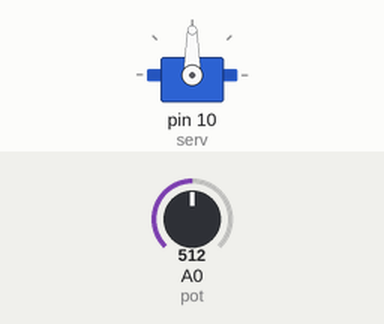
Recording of a sketch running on a simulated Arduino Uno, built with avr-gcc and run on an emulated ATmega328P. On the bench: servo. Inputs (shaded band) come from the test bench; at power-on: A0 (pot) = 512.

Above: at 1.2 s.
1.3 s: A0 (pot) set to 716
At 2.5 s:
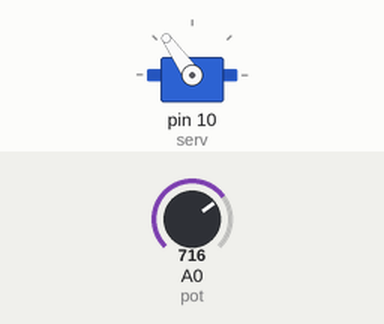
2.8 s: A0 (pot) set to 900
At 4.0 s:
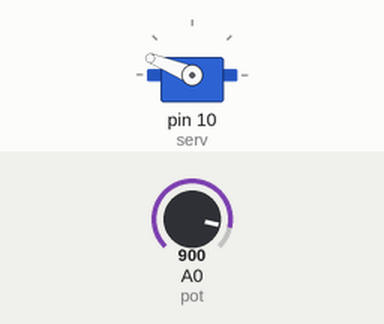
4.3 s: A0 (pot) set to 1023
At 5.5 s:
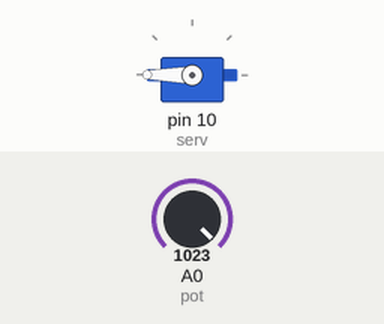
5.8 s: A0 (pot) set to 306
At 6.1 s:
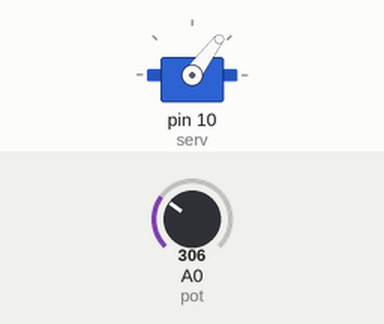
7.3 s: A0 (pot) set to 122
At 7.6 s:
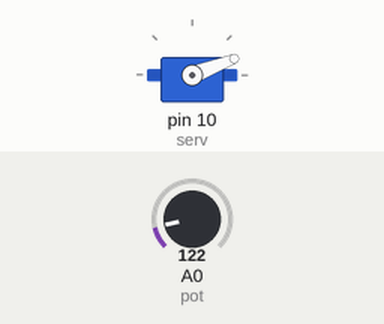
Timing chart, 0 to 9.8 s (numbered marks = the images above; inputs shaded):
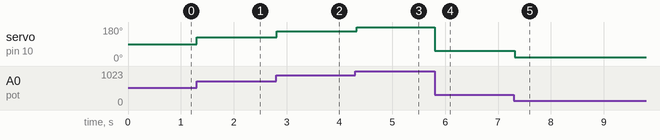

The sketch:

P20_Servomotor_sg90.ino
```cpp
int pot = A0;
#include <Servo.h>
  Servo serv;
void setup() {
  // put your setup code here, to run once:
  serv.attach(10);
}

void loop() {
  // put your main code here, to run repeatedly:
  int v = analogRead(pot);
  v = map(v,0,1023,0,180);
  serv.write(v);
  delay(30);


}
```

Measured:
- after the input at 1.3 s, servo on pin 10 (serv): 90° → 125° at once
- after the input at 2.8 s, servo on pin 10 (serv): 125° → 158° at once
- after the input at 4.3 s, servo on pin 10 (serv): 158° → 180° at once
- after the input at 5.8 s, servo on pin 10 (serv): 180° → 53° at once
- after the input at 7.3 s, servo on pin 10 (serv): 53° → 21° at once
